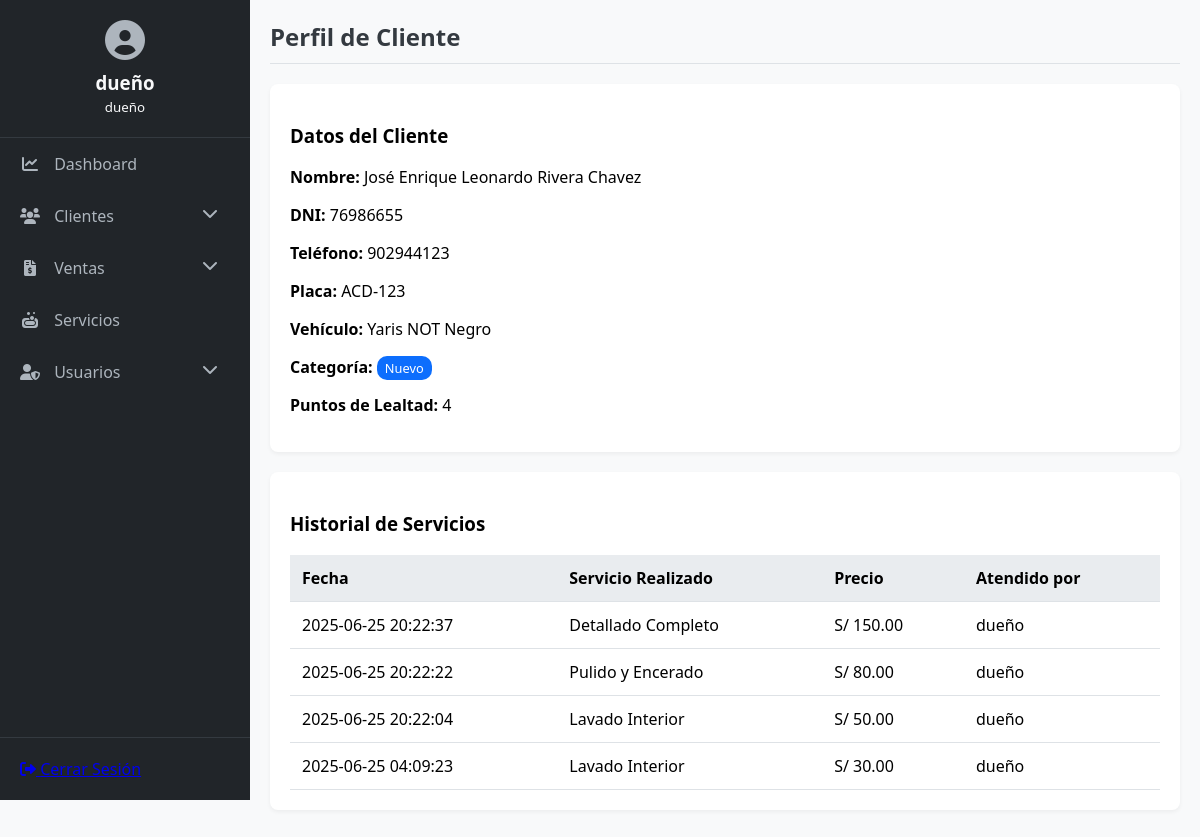
The page /cliente/1 (signed in) on the database its author committed.
### tables this page shows
CREATE TABLE clientes (
    id INTEGER PRIMARY KEY AUTOINCREMENT,
    nombre TEXT NOT NULL,
    dni TEXT UNIQUE,
    telefono TEXT,
    placa TEXT UNIQUE NOT NULL,
    marca_modelo TEXT,
    categoria TEXT DEFAULT 'Nuevo', -- Nuevo, Frecuente, Inactivo
    puntos INTEGER DEFAULT 0,
    fecha_nacimiento DATE,
    fecha_registro TIMESTAMP DEFAULT CURRENT_TIMESTAMP
);

CREATE TABLE ventas (
    id INTEGER PRIMARY KEY AUTOINCREMENT,
    cliente_id INTEGER NOT NULL,
    servicio_id INTEGER NOT NULL,
    usuario_id INTEGER NOT NULL,
    fecha TIMESTAMP DEFAULT CURRENT_TIMESTAMP,
    precio_final REAL NOT NULL,
    metodo_pago TEXT, -- Efectivo, Transferencia, etc.
    hora_entrada TIMESTAMP,
    hora_salida TIMESTAMP,
    foto_path TEXT,
    observaciones TEXT,
    FOREIGN KEY (cliente_id) REFERENCES clientes(id),
    FOREIGN KEY (servicio_id) REFERENCES servicios(id),
    FOREIGN KEY (usuario_id) REFERENCES usuarios(id)
);

CREATE TABLE servicios (
    id INTEGER PRIMARY KEY AUTOINCREMENT,
    nombre TEXT NOT NULL,
    descripcion TEXT,
    precio REAL NOT NULL
);

CREATE TABLE usuarios (
    id INTEGER PRIMARY KEY AUTOINCREMENT,
    username TEXT UNIQUE NOT NULL,
    password_hash TEXT NOT NULL,
    role TEXT NOT NULL CHECK(role IN ('dueño', 'empleado'))
);

### app.py (the view)
@app.route('/cliente/<int:id>')
@login_required
def perfil_cliente(id):
    conn = get_db_connection()
    cliente = conn.execute('SELECT * FROM clientes WHERE id = ?', (id,)).fetchone()
    historial = conn.execute('''
        SELECT v.fecha, s.nombre, v.precio_final, u.username
        FROM ventas v
        JOIN servicios s ON v.servicio_id = s.id
        JOIN usuarios u ON v.usuario_id = u.id
        WHERE v.cliente_id = ? ORDER BY v.fecha DESC
    ''', (id,)).fetchall()
    conn.close()
    if cliente is None:
        flash('Cliente no encontrado.', 'danger')
        return redirect(url_for('lista_clientes'))
    return render_template('perfil_cliente.html', cliente=cliente, historial=historial)

### app.py (called while the page is built)
def get_db_connection():
    conn = sqlite3.connect(DATABASE)
    conn.row_factory = sqlite3.Row
    return conn

def login_required(f):
    @wraps(f)
    def decorated_function(*args, **kwargs):
        if 'user_id' not in session:
            return redirect(url_for('login'))
        return f(*args, **kwargs)
    return decorated_function

### templates/perfil_cliente.html (shortened to what this page needs)
{% extends "base.html" %}
{% block page_title %}Perfil de Cliente{% endblock %}
{% block content %}
<div class="card">
    <h3>Datos del Cliente</h3>
    <p><strong>Nombre:</strong> {{ cliente.nombre }}</p>
    <p><strong>DNI:</strong> {{ cliente.dni or 'No registrado' }}</p>
    <p><strong>Teléfono:</strong> {{ cliente.telefono or 'No registrado' }}</p>
    <p><strong>Placa:</strong> {{ cliente.placa }}</p>
    <p><strong>Vehículo:</strong> {{ cliente.marca_modelo or 'No registrado' }}</p>
    <p><strong>Categoría:</strong> <span class="tag tag-{{ cliente.categoria.lower() }}">{{ cliente.categoria }}</span></p>
    <p><strong>Puntos de Lealtad:</strong> {{ cliente.puntos }}</p>
</div>
<div class="card">
    <h3>Historial de Servicios</h3>
    <div class="table-container">
        <table>
            <thead>
                <tr>
                    <th>Fecha</th>
                    <th>Servicio Realizado</th>
                    <th>Precio</th>
                    <th>Atendido por</th>
                </tr>
            </thead>
            <tbody>
                {% for venta in historial %}
                <tr>
                    <td>{{ venta.fecha }}</td>
                    <td>{{ venta.nombre }}</td>
                    <td>S/ {{ "%.2f"|format(venta.precio_final) }}</td>
                    <td>{{ venta.username }}</td>
                </tr>
                {% else %}
                <tr>
                    <td colspan="4">Este cliente no tiene servicios registrados.</td>
                </tr>
                {% endfor %}
            </tbody>
        </table>
    </div>
</div>
{% endblock %}

### static/style.css (style rules this page uses)
:root { --primary-color: #0d6efd; --sidebar-bg: #212529; --sidebar-text: #adb5bd; --sidebar-text-hover: #f8f9fa; --content-bg: #f8f9fa; --card-bg: #ffffff; --text-color: #343a40; --border-color: #dee2e6; --success: #198754; --danger: #dc3545; --warning: #ffc107; }
body { font-family: 'Segoe UI', Tahoma, Geneva, Verdana, sans-serif; margin: 0; background-color: var(--content-bg); display: flex; }
.card { background-color: var(--card-bg); border-radius: 8px; box-shadow: 0 2px 4px rgba(0,0,0,0.05); padding: 20px; margin-bottom: 20px; }
.table-container { overflow-x: auto; }
table { width: 100%; border-collapse: collapse; }
th, td { padding: 12px; text-align: left; border-bottom: 1px solid var(--border-color); }
thead { background-color: #e9ecef; }
.tag { padding: 3px 8px; border-radius: 10px; font-size: 0.8em; color: white; }
.tag-nuevo { background-color: var(--primary-color); }

### rows shown on the page
clientes: nombre "José Enrique Leonardo Rivera Chavez", dni "76986655", telefono "902944123", placa "ACD-123", marca_modelo "Yaris NOT Negro", categoria "Nuevo", puntos "4"
ventas: fecha "2025-06-25 20:22:37", nombre "Detallado Completo", precio_final "150.00", username "dueño"
ventas: fecha "2025-06-25 20:22:22", nombre "Pulido y Encerado", precio_final "80.00", username "dueño"
ventas: fecha "2025-06-25 20:22:04", nombre "Lavado Interior", precio_final "50.00", username "dueño"
ventas: fecha "2025-06-25 04:09:23", nombre "Lavado Interior", precio_final "30.00", username "dueño"

### other values the page prints
{{ session.username }} "dueño"
{{ session.user_role }} "dueño"
